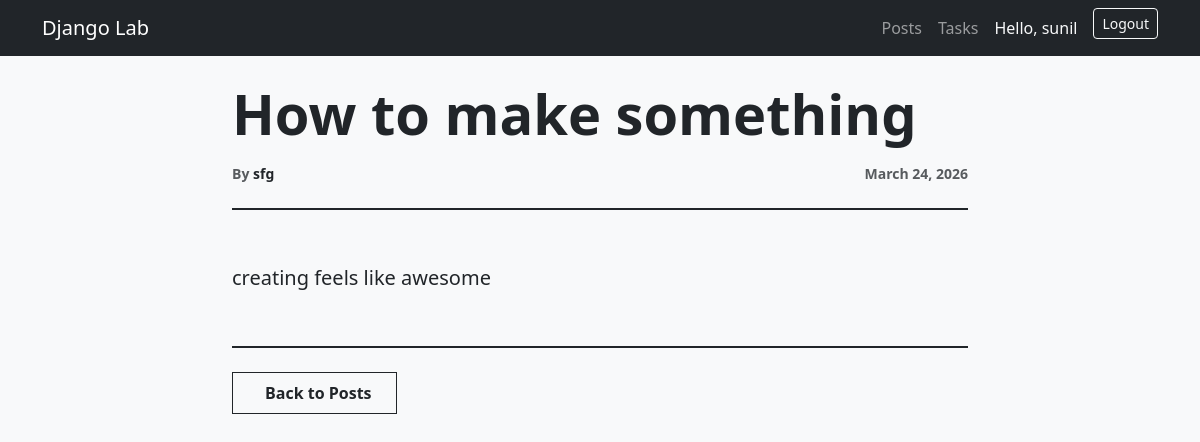
/posts/1/ (signed in), run on the app's committed database.
### blog/models.py (models this page shows, shortened)
class Post(models.Model):
    title   = models.CharField(max_length=200)
    content = models.TextField()
    author  = models.ForeignKey(
        User,
        on_delete=models.CASCADE,
        related_name='posts'
    )
    created_at = models.DateTimeField(default=timezone.now)
    updated_at = models.DateTimeField(auto_now=True)
    is_published = models.BooleanField(default=True)
    class Meta:
        ordering = ['-created_at']

### blog/views.py (the view)
# urls.py: path('posts/<int:pk>/',     views.post_detail,   name='post_detail'),
def post_detail(request, pk):
    post = get_object_or_404(Post, pk=pk, is_published=True)
    return render(request, 'blog/post_detail.html', {'post': post})

### blog/templates/blog/post_detail.html (shortened to what this page needs)
{% extends 'blog/base.html' %}
{% block content %}
<div class="row justify-content-center">
  <div class="col-lg-8">
    <div class="mb-5 border-bottom border-dark border-2 pb-4">
      <h1 class="display-4 fw-bold mb-3">{{ post.title }}</h1>
      <div class="d-flex align-items-center justify-content-between text-muted small fw-semibold">
        <span>By <strong class="text-dark"> {{ post.author.username }}</strong></span>
        <span> {{ post.created_at|date:"F j, Y" }}</span>
      </div>
    </div>
    <article class="lh-lg fs-5 mb-5 text-dark">
      {{ post.content|linebreaks }}
    </article>
    <div class="d-flex justify-content-between align-items-center mt-5 pt-4 border-top border-dark border-2">
      <a href="{% url 'post_list' %}" class="btn btn-outline-dark fw-bold px-4 py-2 rounded-0">
        Back to Posts
      </a>
    </div>
  </div>
</div>
{% endblock %}

### blog/templates/blog/base.html (shortened to what this page needs)
<!DOCTYPE html>
<html lang="en">
<head>
  <link href="https://cdn.jsdelivr.net/npm/bootstrap@5.3.0/dist/css/bootstrap.min.css" rel="stylesheet">
</head>
<body class="bg-light text-dark">
  <nav class="navbar navbar-expand-lg navbar-dark bg-dark">
    <div class="container">
      <a class="navbar-brand" href="{% url 'home' %}">Django Lab</a>
      <div class="navbar-nav ms-auto">
        <a class="nav-link" href="{% url 'post_list' %}">Posts</a>
        <a class="nav-link" href="{% url 'task_list' %}">Tasks</a>
        {% if user.is_authenticated %}
          <span class="nav-link text-light">Hello, {{ user.username }}</span>
          <form method="POST" action="{% url 'logout' %}" class="d-inline">
            <button type="submit" class="btn btn-sm btn-outline-light ms-2">Logout</button>
          </form>
        {% else %}
          <a class="nav-link" href="{% url 'login' %}">Login</a>
          <a class="nav-link" href="{% url 'register' %}">Register</a>
        {% endif %}
      </div>
    </div>
  </nav>
  <main class="container my-4">
    {% block content %}{% endblock %}
  </main>
</body>
</html>

### data on the page
Post: title "How to make something", author.username "sfg", created_at "March 24, 2026", content "creating feels like awesome"

### other printed values
{{ user.username }} "sunil"
